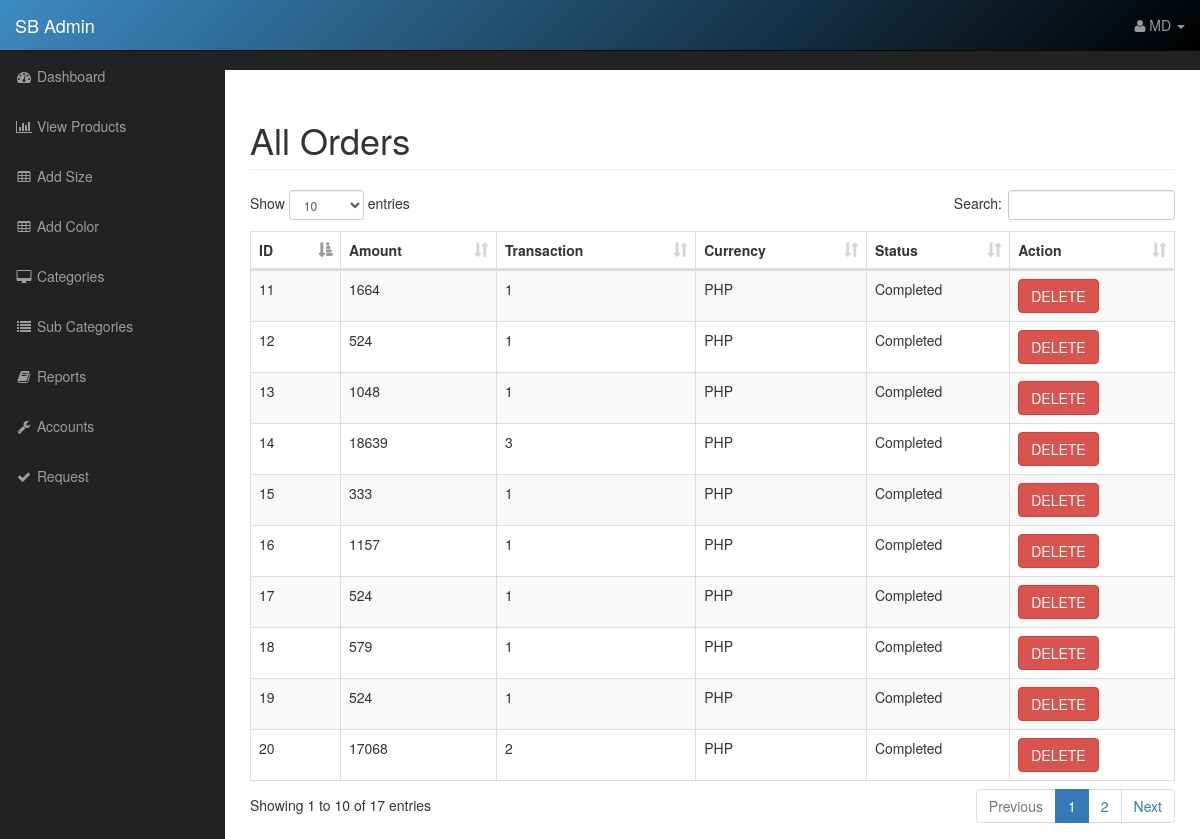
Page /public/admin/index.php?orders (signed in) on the committed database.
### tables this page shows
CREATE TABLE `orders` (
  `order_id` int(11) NOT NULL,
  `order_amount` int(11) NOT NULL,
  `order_transaction` varchar(255) NOT NULL,
  `order_status` varchar(255) NOT NULL,
  `order_currency` varchar(255) NOT NULL,
  `date_ordered` varchar(50) NOT NULL,
  `time_ordered` varchar(50) NOT NULL,
  `active` tinyint(2) NOT NULL
);

### resources/functions.php (the view, shortened to what this page needs)
<?php
function query($sql){
    global $connection;
    return mysqli_query($connection, $sql);
}
function fetch_array($result) {
    return mysqli_fetch_array($result);
}
        ?>
<?php
function display_orders() {
    $query = query("SELECT * FROM orders");
    while ($row = fetch_array($query)) {
        $orders = <<<DELIMETER
<tr>
    <td>{$row['order_id']}</td>
    <td>{$row['order_amount']}</td>
    <td>{$row['order_transaction']}</td>
    <td>{$row['order_currency']}</td>
    <td>{$row['order_status']}</td>
    <td><a class="btn btn-danger" href="../../resources/templates/back/delete_order.php?id={$row['order_id']}">DELETE</a></td>
</tr>
DELIMETER;
echo $orders;
    }
}
?>

### resources/templates/back/header.php (shortened to what this page needs)
<!DOCTYPE html>
<html lang="en">
<head>
    <link rel="stylesheet" href="css/bootstrap.min.css">
    <link href="css/dataTables.bootstrap.min.css" rel="stylesheet">
    <link href="css/sb-admin.css" rel="stylesheet">
    <link href="css/plugins/morris.css" rel="stylesheet">
    <link href="font-awesome/css/font-awesome.min.css" rel="stylesheet" type="text/css">
    <link href="css/style.css" rel="stylesheet">
    <link rel="stylesheet" href="css/jquery-ui.css">
</head>
<body>
<div id="wrapper">
        <nav class="navbar navbar-inverse navbar-fixed-top" role="navigation" style="background: linear-gradient(135deg, #3c8bc3 0%, #000000 100%);">
          <?php include(TEMPLATE_BACK . "/top_nav.php") ?>
          <?php include(TEMPLATE_BACK . "/side_nav.php") ?>
        </nav>

### resources/templates/back/top_nav.php (shortened to what this page needs)
<div class="navbar-header">
<a class="navbar-brand" href="index.php?admin_indexcontent" style="color: white;">SB Admin</a>
</div>
<ul class="nav navbar-right top-nav">
    <li class="dropdown">
        <a href="#" class="dropdown-toggle" data-toggle="dropdown"><i class="fa fa-user"></i>
            <?php
            if(isset($_SESSION['username'])) {
                echo $_SESSION['username'];
            }
            ?>
        <b class="caret"></b></a>
    </li>
</ul>

### resources/templates/back/side_nav.php
<div class="collapse navbar-collapse navbar-ex1-collapse">
    <ul class="nav navbar-nav side-nav">
        <li class="">
            <a href="index.php?admin_indexcontent"><i class="fa fa-fw fa-dashboard"></i> Dashboard</a>
        </li>
        <li>
            <a href="index.php?products"><i class="fa fa-fw fa-bar-chart-o"></i> View Products</a>
        </li>
        <li>
            <a href="index.php?size"><i class="fa fa-fw fa-table"></i> Add Size</a>
        </li>
        <li>
            <a href="index.php?color"><i class="fa fa-fw fa-table"></i> Add Color</a>
        </li>
        <li>
            <a href="index.php?categories"><i class="fa fa-fw fa-desktop"></i> Categories</a>
        </li>
        <li>
            <a href="index.php?categories_under"><i class="fa fa-fw fa-list"></i> Sub Categories</a>
        </li>
         <li>
            <a href="index.php?reports"><i class="fa fa-fw fa-book"></i> Reports</a>
        </li>
        <li>
            <a href="index.php?users"><i class="fa fa-fw fa-wrench"></i> Accounts</a>
        </li>
        <li>
            <a href="index.php?product_confirm"><i class="fa fa-fw fa-check"></i> Request</a>
        </li>
    </ul>
</div>

### public/admin/index.php (shortened to what this page needs)
<?php include(TEMPLATE_BACK . "/header.php") ?>
        <div id="page-wrapper">
            <div class="container-fluid">
                <?php
                if(isset($_GET['orders'])) {
                    include(TEMPLATE_BACK . "/orders.php");
                }
                ?>
            </div>
        </div>
<?php include(TEMPLATE_BACK . "/footer.php") ?>

### resources/templates/back/orders.php (shortened to what this page needs)
<div class="col-md-12">
<div class="row">
<h1 class="page-header">
   All Orders
</h1>
</div>
<div class="row">
<table id="reports_id" class="table table-striped table-bordered">
    <thead>
      <tr>
           <th>ID</th>
           <th>Amount</th>
           <th>Transaction</th>
           <th>Currency</th>
           <th>Status</th>
           <th>Action</th>
      </tr>
    </thead>
    <tbody>
       <?php display_orders(); ?>
    </tbody>
</table>
</div>

### resources/templates/back/footer.php (shortened to what this page needs)
 </div>
</body>
</html>

### public/admin/css/sb-admin.css (style rules this page uses)
body { margin-top: 100px; background-color: #222; }
@media (min-width:768px) { body { margin-top: 50px; } }
#wrapper { padding-left: 0; }
#page-wrapper { width: 100%; padding: 0; background-color: #fff; }
@media (min-width:768px) { #wrapper { padding-left: 225px; } }
@media (min-width:768px) { #page-wrapper { padding: 10px; } }
.top-nav { padding: 0 15px; }
.top-nav>li { display: inline-block; float: left; }
.top-nav>li>a { padding-top: 15px; padding-bottom: 15px; line-height: 20px; color: #999; }
@media (min-width:768px) { .side-nav { position: fixed; top: 51px; left: 225px; width: 225px; margin-left: -225px; border: none; border-radius: 0; overflow-y: auto; background-color: #222; } }
@media (min-width:768px) { .side-nav>li>a { width: 225px; } }

### rows in the picture
orders: order_id "11", order_amount "1664", order_transaction "1", order_currency "PHP", order_status "Completed"
orders: order_id "12", order_amount "524", order_transaction "1", order_currency "PHP", order_status "Completed"
orders: order_id "13", order_amount "1048", order_transaction "1", order_currency "PHP", order_status "Completed"
orders: order_id "14", order_amount "18639", order_transaction "3", order_currency "PHP", order_status "Completed"
orders: order_id "15", order_amount "333", order_transaction "1", order_currency "PHP", order_status "Completed"
orders: order_id "16", order_amount "1157", order_transaction "1", order_currency "PHP", order_status "Completed"
orders: order_id "17", order_amount "524", order_transaction "1", order_currency "PHP", order_status "Completed"
orders: order_id "18", order_amount "579", order_transaction "1", order_currency "PHP", order_status "Completed"
orders: order_id "19", order_amount "524", order_transaction "1", order_currency "PHP", order_status "Completed"
orders: order_id "20", order_amount "17068", order_transaction "2", order_currency "PHP", order_status "Completed"

### other values in the picture
$_SESSION['username'] "MD"
